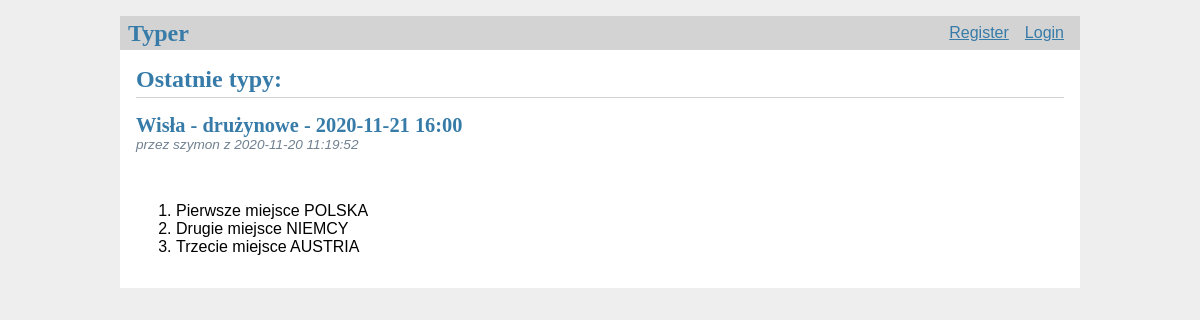
Before: / with the older database file.
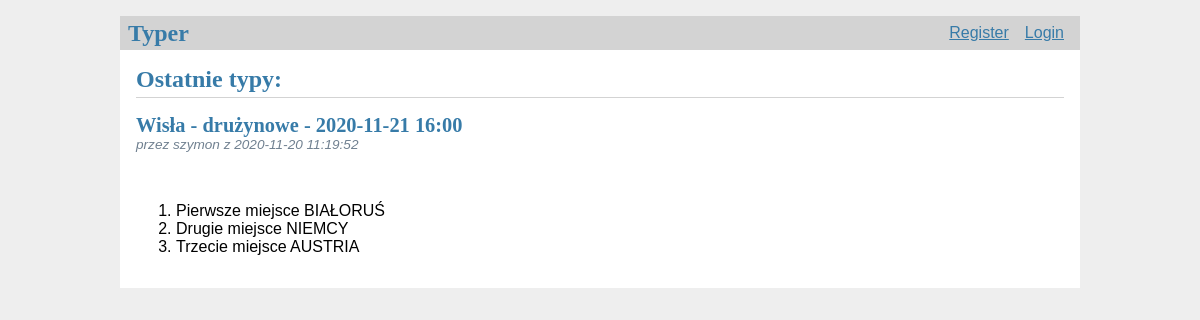
After: the same page with the newer database file.
### tables this page shows
CREATE TABLE bets(
    id INTEGER PRIMARY KEY AUTOINCREMENT,
    user_id INTEGER NOT NULL,
    created TIMESTAMP NOT NULL DEFAULT CURRENT_TIMESTAMP,
    first_place TEXT NOT NULL,
    second_place TEXT NOT NULL,
    third_place TEXT NOT NULL,
    tournament_id INTEGER NOT NULL,
    FOREIGN KEY (user_id) REFERENCES user (id),
    FOREIGN KEY (tournament_id) REFERENCES tournaments (id)
);

CREATE TABLE tournaments(
    id INTEGER PRIMARY KEY AUTOINCREMENT,
    place TEXT NOT NULL,
    type TEXT NOT NULL,
    date_time DATETIME NOT NULL,
    first_place TEXT NOT NULL DEFAULT "TBA",
    second_place TEXT NOT NULL DEFAULT "TBA",
    third_place TEXT NOT NULL DEFAULT "TBA",
    status TEXT NOT NULL
);

CREATE TABLE user(
    id INTEGER PRIMARY KEY AUTOINCREMENT,
    username TEXT UNIQUE NOT NULL,
    password TEXT NOT NULL,
    times_bet INTEGER NOT NULL DEFAULT 0,
    times_exact INTEGER NOT NULL DEFAULT 0,
    points INTEGER NOT NULL DEFAULT 0
);

### flaskr/typer.py (the view)
@bp.route('/')
def index():
    db = get_db()
    posts = db.execute(
        'SELECT p.id, p.first_place, p.second_place, p.third_place, created, user_id, username, tournament_id,'
        ' place, type, date_time, status FROM bets p'
        ' JOIN user u ON p.user_id = u.id'
        ' JOIN tournaments t ON p.tournament_id = t.id'
        ' ORDER BY created DESC'
    ).fetchall()
    return render_template('typer/index.html', posts=posts)

### flaskr/auth.py (called while the page is built)
@bp.before_app_request
def load_logged_in_user():
    user_id = session.get('user_id')
    if user_id is None:
        g.user = None
    else:
        g.user = get_db().execute(
            'SELECT * FROM user WHERE id = ?', (user_id,)
        ).fetchone()

### flaskr/db.py (called while the page is built)
def get_db():
    if 'db' not in g:
        g.db = sqlite3.connect(
            current_app.config['DATABASE'],
            detect_types=sqlite3.PARSE_DECLTYPES
        )
        g.db.row_factory = sqlite3.Row
    return g.db

### flaskr/templates/typer/index.html (shortened to what this page needs)
{% extends 'base.html' %}
{% block header %}
    <h1>{% block title %}Ostatnie typy:{% endblock %}</h1>
{% endblock %}
{% block content %}
    {% for post in posts %}
        <article class="post">
            <header>
                <div>
                    <h1>{{ post['place'] }} - {{ post['type'] }} - {{ post['date_time'] }}</h1>
                    <div class="about">przez {{ post['username'] }} z {{ post['created'] }}</div>
                </div>
            </header>
            <p class="body">
                <ol>
                    <li>Pierwsze miejsce {{ post['first_place'] }}</li>
                    <li>Drugie miejsce {{ post['second_place'] }}</li>
                    <li>Trzecie miejsce {{ post['third_place'] }}</li>
                </ol>
            </p>
        </article>
    {% endfor %}
{% endblock %}

### flaskr/templates/base.html (shortened to what this page needs)
<!doctype html>
<link rel="stylesheet" href="{{ url_for('static', filename='style.css') }}">
<nav>
    <h1>Typer</h1>
    <ul>
        {% if g.user %}
            <li><span>{{ g.user['username'] }}</span></li>
            <li><a href="{{ url_for('auth.logout') }}">Log Out</a></li>
        {% else %}
            <li><a href="{{ url_for('auth.register') }}">Register</a></li>
            <li><a href="{{ url_for('auth.login') }}">Login</a></li>
        {% endif %}
    </ul>
</nav>
<section class="content">
    <header>
        {% block header %}{% endblock %}
    </header>
    {% block content %}{% endblock %}
</section>

### flaskr/static/style.css (style rules this page uses)
h1 { font-family: serif; color: #377ba8; margin: 1rem 0; }
a { color: #377ba8; }
nav { background: lightgray; display: flex; align-items: center; padding: 0 0.5rem; }
nav h1 { flex: auto; margin: 0; }
nav ul { display: flex; list-style: none; margin: 0; padding: 0; }
nav ul li a, nav ul li span, header .action { display: block; padding: 0.5rem; }
.content { padding: 0 1rem 1rem; }
.content > header { border-bottom: 1px solid lightgray; display: flex; align-items: flex-end; }
.content > header h1 { flex: auto; margin: 1rem 0 0.25rem 0; }
.post > header { display: flex; align-items: flex-end; font-size: 0.85em; }
.post > header > div:first-of-type { flex: auto; }
.post > header h1 { font-size: 1.5em; margin-bottom: 0; }
.post .about { color: slategray; font-style: italic; }
.post .body { white-space: pre-line; }
.content:last-child { margin-bottom: 0; }

Changed rows visible on the page:
changed bets "NIEMCY": first_place "POLSKA" → "BIAŁORUŚ"
